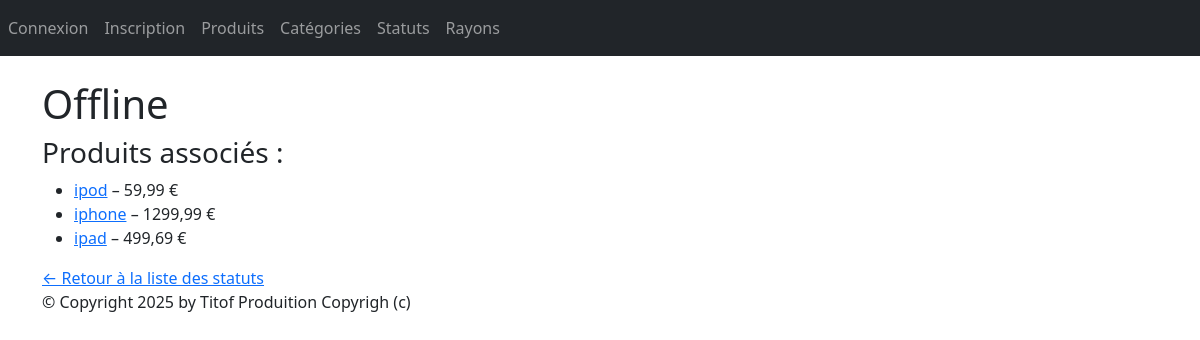
Screenshot of /monApp/statut/0/ with the database file from the repository.
### TutoDjango/monApp/models.py (models this page shows, shortened)
class Statut(models.Model):
    idStatut = models.AutoField(primary_key=True)
    libelle = models.CharField(max_length=200)

class Produit(models.Model):
    refProd = models.AutoField(primary_key=True)
    intituleProd = models.CharField(max_length=200)
    prixUnitaireProd = models.DecimalField(max_digits=10, decimal_places=2)
    dateFabrication = models.DateField(auto_now=True)
    categorie = models.ForeignKey(Categorie, on_delete=models.CASCADE, related_name="produits",null=True, blank=True)
    statut = models.ForeignKey(Statut, on_delete=models.SET_NULL, related_name="produits",null=True, blank=True)

### TutoDjango/monApp/views.py (the view)
# urls.py: path("statut/<pk>/", views.StatutDetailView.as_view(), name="dtl_statut"),
class StatutDetailView(DetailView):
    model = Statut
    template_name = "monApp/detail_statut.html"
    context_object_name = "statut"
    def get_context_data(self, **kwargs):
        context = super().get_context_data(**kwargs)
        context["titremenu"] = "Détail du statut"
        return context

### TutoDjango/monApp/templates/monApp/detail_statut.html
{% extends "monApp/base.html" %}
{% block contenu %}
  <h1>{{ statut.libelle }}</h1>
  <h3>Produits associés :</h3>
  <ul>
    {% for p in statut.produits.all %}
      <li>
        <a href="{% url 'dtl_prdt' p.pk %}">{{ p.intituleProd }}</a>
        – {{ p.prixUnitaireProd }} €
      </li>
    {% empty %}
      <li>Aucun produit associé à ce statut.</li>
    {% endfor %}
  </ul>
  <a href="{% url 'lst_status' %}">← Retour à la liste des statuts</a>
{% endblock %}

### TutoDjango/static/styles.css (style rules this page uses)
h1 { color:red }

### rows the page displays
Statut: libelle "Offline"
Produit: intituleProd "ipod", prixUnitaireProd "59,99"
Produit: intituleProd "iphone", prixUnitaireProd "1299,99"
Produit: intituleProd "ipad", prixUnitaireProd "499,69"
